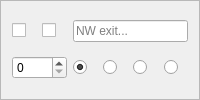
       <widget class="QFrame" name="frame_nw">
        <property name="sizePolicy">
         <sizepolicy hsizetype="Preferred" vsizetype="Preferred">
          <horstretch>0</horstretch>
          <verstretch>0</verstretch>
         </sizepolicy>
        </property>
        <property name="autoFillBackground">
         <bool>false</bool>
        </property>
        <property name="frameShape">
         <enum>QFrame::StyledPanel</enum>
        </property>
        <property name="frameShadow">
         <enum>QFrame::Raised</enum>
        </property>
        <layout class="QGridLayout" name="gridLayout_nw">
         <item row="0" column="0">
          <widget class="QCheckBox" name="noRoute_nw">
           <property name="cursor">
            <cursorShape>PointingHandCursor</cursorShape>
           </property>
           <property name="focusPolicy">
            <enum>Qt::NoFocus</enum>
           </property>
           <property name="toolTip">
            <string>Prevent a route being created via this exit, equivalent to an infinite exit weight</string>
           </property>
           <property name="text">
            <string/>
           </property>
           <property name="checkable">
            <bool>true</bool>
           </property>
          </widget>
         </item>
         <item row="0" column="1">
          <widget class="QCheckBox" name="stub_nw">
           <property name="cursor">
            <cursorShape>PointingHandCursor</cursorShape>
           </property>
           <property name="toolTip">
            <string>Create an exit in this direction with unknown distination, mutually exclusive with an actual exit roomID</string>
           </property>
           <property name="text">
            <string/>
           </property>
          </widget>
         </item>
         <item row="0" column="2" colspan="4">
          <widget class="QLineEdit" name="nw">
           <property name="toolTip">
            <string>Set the number of the room northwest of this one, will be blue for a valid number or red for invalid</string>
           </property>
           <property name="placeholderText">
            <string>NW exit...</string>
           </property>
          </widget>
         </item>
         <item row="1" column="0" colspan="2">
          <widget class="QSpinBox" name="weight_nw">
           <property name="cursor">
            <cursorShape>SizeVerCursor</cursorShape>
           </property>
           <property name="toolTip">
            <string>Set to a positive value to overide the default (Room) Weight for using this Exit route, zero value assigns the default.</string>
           </property>
           <property name="maximum">
            <number>9999</number>
           </property>
          </widget>
         </item>
         <item row="1" column="2">
          <widget class="QRadioButton" name="doortype_none_nw">
           <property name="cursor">
            <cursorShape>PointingHandCursor</cursorShape>
           </property>
           <property name="toolTip">
            <string>No door symbol is drawn on 2D Map for this exit</string>
           </property>
           <property name="text">
            <string/>
           </property>
           <property name="checked">
            <bool>true</bool>
           </property>
           <attribute name="buttonGroup">
            <string notr="true">doortype_nw</string>
           </attribute>
          </widget>
         </item>
         <item row="1" column="3">
          <widget class="QRadioButton" name="doortype_open_nw">
           <property name="cursor">
            <cursorShape>PointingHandCursor</cursorShape>
           </property>
           <property name="toolTip">
            <string>Green (Open) door symbol is drawn on 2D Map, can be set on either a stub or a real exit</string>
           </property>
           <property name="text">
            <string/>
           </property>
           <attribute name="buttonGroup">
            <string notr="true">doortype_nw</string>
           </attribute>
          </widget>
         </item>
         <item row="1" column="4">
          <widget class="QRadioButton" name="doortype_closed_nw">
           <property name="cursor">
            <cursorShape>PointingHandCursor</cursorShape>
           </property>
           <property name="toolTip">
            <string>Orange (Closed) door symbol is drawn on 2D Map, can be set on either a stub or a real exit</string>
           </property>
           <property name="text">
            <string/>
           </property>
           <attribute name="buttonGroup">
            <string notr="true">doortype_nw</string>
           </attribute>
          </widget>
         </item>
         <item row="1" column="5">
          <widget class="QRadioButton" name="doortype_locked_nw">
           <property name="cursor">
            <cursorShape>PointingHandCursor</cursorShape>
           </property>
           <property name="toolTip">
            <string>Red (Locked) door symbol is drawn on 2D Map, can be set on either a stub or a real exit</string>
           </property>
           <property name="text">
            <string/>
           </property>
           <attribute name="buttonGroup">
            <string notr="true">doortype_nw</string>
           </attribute>
          </widget>
         </item>
        </layout>
       </widget>
